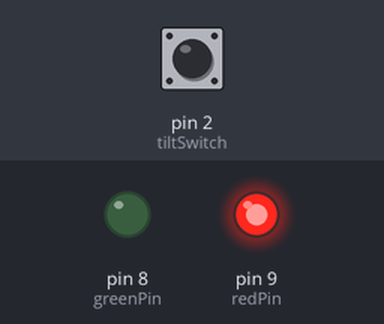
A sketch run on a simulated Arduino Uno, built with avr-gcc and run on an emulated ATmega328P. On the bench: output pins drawn as LEDs (lit = HIGH). The test bench sets the inputs (shaded band); at power-on: pin 2 (tiltSwitch) HIGH.

Above: at 1.2 s.
1.3 s: pin 2 (tiltSwitch) pulled LOW for 0.15 s
At 1.37 s:
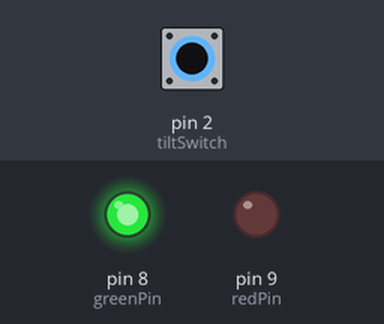
2.9 s: pin 2 (tiltSwitch) pulled LOW for 3.2 s
At 7.5 s:
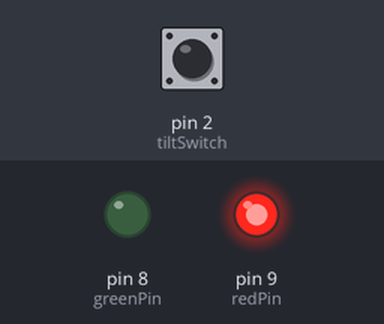
Timing chart, 0 to 9.0 s (numbered marks = the images above; inputs shaded):
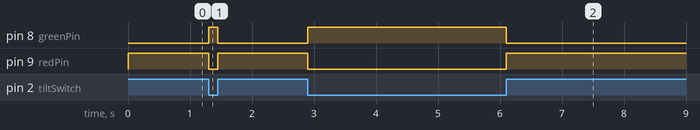

The sketch:

tilt1.ino
```cpp
int tiltSwitch=2;
int val;
int greenPin=8;
int redPin=9;

void setup() {
  // put your setup code here, to run once:
  pinMode(tiltSwitch, INPUT);
  digitalWrite(tiltSwitch, HIGH);
  Serial.begin(9600);
  pinMode(redPin, OUTPUT);
  pinMode(greenPin, OUTPUT);

}

void loop() {
  // put your main code here, to run repeatedly:
val=digitalRead(tiltSwitch);
if(val==0){
  digitalWrite(greenPin, HIGH);
  digitalWrite(redPin, LOW);
}
else{
  digitalWrite(redPin, HIGH);
  digitalWrite(greenPin, LOW);
}
}
```

Measured:
- after the input at 1.3 s, pin 8 (greenPin): LOW → HIGH at once, → LOW 0.15 s later; pin 9 (redPin): HIGH → LOW at once, → HIGH 0.15 s later
- after the input at 2.9 s, pin 8 (greenPin): LOW → HIGH at once, → LOW 3.2 s later; pin 9 (redPin): HIGH → LOW at once, → HIGH 3.2 s later
